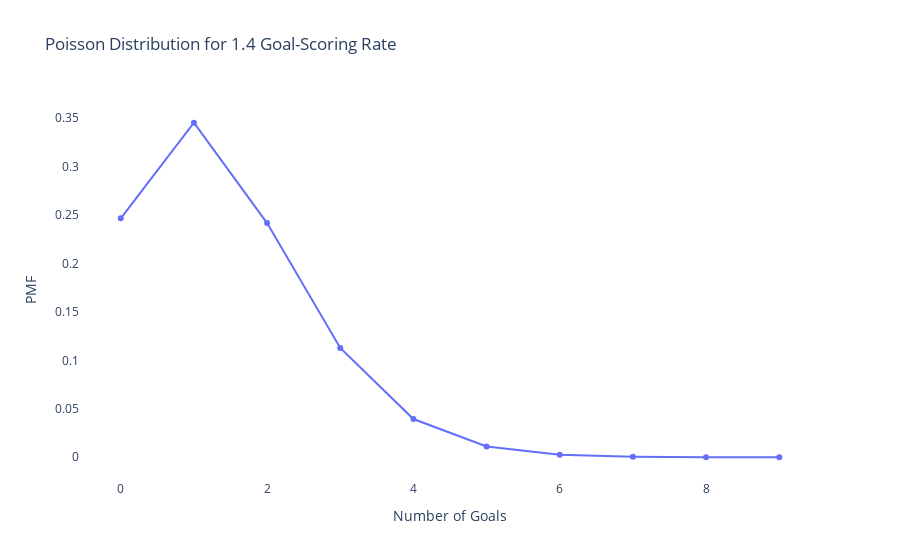

The notebook cell saved with this chart:
### Code cell
fig = go.Figure()

fig.add_trace(
    go.Line(
        x=pmf_goals.index,
        y=pmf_goals.probs,
    )
)

fig.update_layout(
    xaxis_title='Number of Goals',
    yaxis_title='PMF',
    plot_bgcolor='rgba(0,0,0,0)',
    title='Poisson Distribution for 1.4 Goal-Scoring Rate'
)

### Figure 1 — Plotly figure (JSON) as saved in the notebook; plotly's stock layout.template omitted (floating-point values rounded to 4 significant figures)
{"data": [{"type": "scatter", "x": [0, 1, 2, 3, 4, 5, 6, 7, 8, 9], "y": [0.2466, 0.3452, 0.2417, 0.1128, 0.03947, 0.01105, 0.002579, 0.0005158, 9.026e-05, 1.404e-05]}], "layout": {"plot_bgcolor": "rgba(0,0,0,0)", "title": {"text": "Poisson Distribution for 1.4 Goal-Scoring Rate"}, "xaxis": {"title": {"text": "Number of Goals"}}, "yaxis": {"title": {"text": "PMF"}}}}
